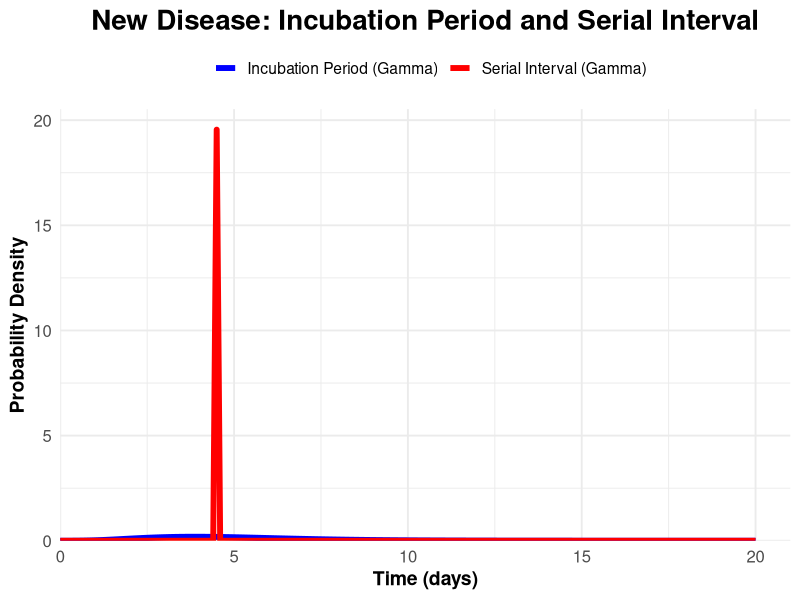

Source code (R): (Note: this script raises an error after producing the figure.)
library(ggplot2)
library(stats)   

# Parameters for the incubation period (Gamma)
# Galmiche et al. 2023 
# https://www.thelancet.com/journals/lanmic/article/PIIS2666-5247(23)00005-8/fulltext
incubation_mean <- 4.96
incubation_sd <- 2.32
incubation_shape <- (incubation_mean / incubation_sd)^2
incubation_rate <- incubation_mean / (incubation_sd^2)

# Parameters for the serial interval (Gamma)
# Heiden and Buchholz 2022
# https://www.ncbi.nlm.nih.gov/pmc/articles/PMC9530378/#:~:text=The%20mean%20serial%20interval%20dropped,Omicron%20circulation%20(Table%201).
serial_mean <- 4.5
serial_sd <- (4.54 - 4.46) / (2 * qnorm(0.975))  # Calculate SD from 95% CI
serial_shape <- (serial_mean / serial_sd)^2
serial_rate <- serial_mean / (serial_sd^2)

# Define Probability Density Functions
incubation_pdf <- function(x) dgamma(x, shape = incubation_shape, rate = incubation_rate)
serial_pdf <- function(x) dgamma(x, shape = serial_shape, rate = serial_rate)

# Calculate intersection point and pre-symptomatic transmission
intersection <- uniroot(function(x) incubation_pdf(x) - serial_pdf(x), lower = 0, upper = 5)$root
pre_symptomatic <- (pgamma(intersection, shape = serial_shape, rate = serial_rate) - 
                      pgamma(intersection, shape = incubation_shape, rate = incubation_rate)) * 100

cat("Percentage of pre-symptomatic transmission:", pre_symptomatic, "%\n")

# Visualization
time_range <- seq(0, 20, by = 0.1)
incubation_values <- incubation_pdf(time_range)
serial_values <- serial_pdf(time_range)

# Combine data for plotting
plot_data <- data.frame(
  Time = rep(time_range, 2),
  PDF = c(incubation_values, serial_values),
  Type = rep(c("Incubation Period (Gamma)", "Serial Interval (Gamma)"), each = length(time_range))
)

# Plot
ggplot(plot_data, aes(x = Time, y = PDF, color = Type)) +
  geom_line(size = 2.0) +
  scale_color_manual(values = c("Incubation Period (Gamma)" = "blue", "Serial Interval (Gamma)" = "red")) +
  labs(
    title = "New Disease: Incubation Period and Serial Interval",
    x = "Time (days)",
    y = "Probability Density",
    color = ""
  ) +
  theme_minimal(base_size = 14) +
  theme(
    plot.title = element_text(face = "bold", size = 20, hjust = 0.5),
    legend.position = "top",
    axis.title = element_text(face = "bold"),
    axis.text = element_text(size = 12)
  ) +
  scale_x_continuous(expand = expansion(mult = c(0, 0.05))) +
  scale_y_continuous(expand = expansion(mult = c(0, 0.05)))


library(ggplot2)
library(stats)

# Parameters for Incubation Period (Gamma)
incubation_mean <- 4.96
incubation_sd <- 2.32
incubation_variance <- incubation_sd^2
incubation_shape <- (incubation_mean^2) / incubation_variance
incubation_rate <- incubation_mean / incubation_variance

# Parameters for Serial Interval (Gamma)
serial_mean <- 4.5
serial_shape <- 2.0
serial_rate <- 0.44

# Probability Density Functions
incubation_pdf <- function(x) dgamma(x, shape = incubation_shape, rate = incubation_rate)
serial_pdf <- function(x) dgamma(x, shape = serial_shape, rate = serial_rate)

# Calculate Intersection and Pre-symptomatic Transmission
v <- uniroot(\(x)incubation_pdf(x) - serial_pdf(x), lower = 0, upper = 2)$root
pre_symptomatic <-( pnorm(v, serial_mean, serial_sd) - plnorm(v, incubation_meanlog, incubation_sdlog)) * 100

# Percentage of pre-symptomatic transmission
cat("Percentage of pre-symptomatic transmission:",pre_symptomatic, "%")


# Visualization
time_range <- seq(0, 15, by = 0.1)
incubation_values <- incubation_pdf(time_range)
serial_values <- serial_pdf(time_range)

# Combine data for plotting
plot_data <- data.frame(
  Time = rep(time_range, 2),
  PDF = c(incubation_values, serial_values),
  Type = rep(c("Incubation Period (Gamma)", "Serial Interval (Gamma)"), each = length(time_range))
)

# Plot
ggplot(plot_data, aes(x = Time, y = PDF, color = Type)) +
  geom_line(size = 2.0) +
  scale_color_manual(values = c("Incubation Period (Gamma)" = "blue", "Serial Interval (Gamma)" = "red")) +
  labs(
    title = "SARS-CoV-2 (Alpha)",
    x = "Time (days)",
    y = "Probability Density",
    color = ""
  ) +
  theme_minimal(base_size = 14) +
  theme(
    plot.title = element_text(face = "bold", size = 20, hjust = 0.5),
    legend.position = "top",
    axis.title = element_text(face = "bold"),
    axis.text = element_text(size = 12)
  ) +
  scale_x_continuous(expand = expansion(mult = c(0, 0.05))) +
  scale_y_continuous(expand = expansion(mult = c(0, 0.05)))
